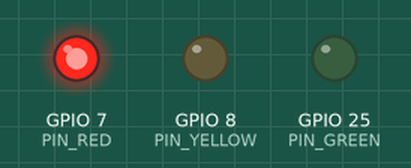
Recording of a program running on a simulated Raspberry Pi (BCM pin numbers). Parts: output pins drawn as LEDs (lit = HIGH).

Above: at 2.0 s.
At 6.0 s:
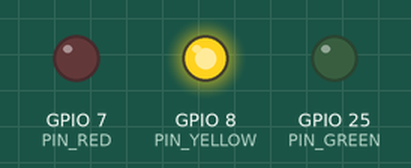
At 10.0 s:
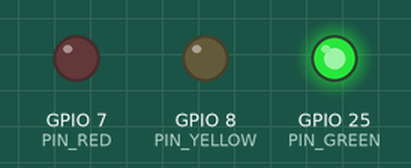
Timing chart, 0 to 15.6 s (numbered marks = the images above):
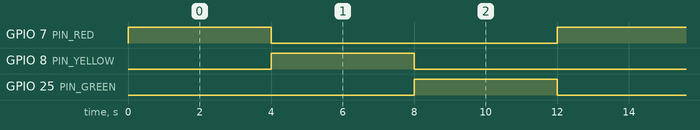

The program:

example.py
```python
#See https://newbiely.com/tutorials/raspberry-pi/raspberry-pi-traffic-light

import RPi.GPIO as GPIO
import time

# Define GPIO pins
PIN_RED = 7     # The Raspberry Pi GPIO pin connected to the R pin of the traffic light module
PIN_YELLOW = 8  # The Raspberry Pi GPIO pin connected to the Y pin of the traffic light module
PIN_GREEN = 25  # The Raspberry Pi GPIO pin connected to the G pin of the traffic light module

# Define time durations
RED_TIME = 4     # RED time in seconds
YELLOW_TIME = 4  # YELLOW time in seconds
GREEN_TIME = 4   # GREEN time in seconds

# Set up GPIO
GPIO.setmode(GPIO.BCM)
GPIO.setup(PIN_RED, GPIO.OUT)
GPIO.setup(PIN_YELLOW, GPIO.OUT)
GPIO.setup(PIN_GREEN, GPIO.OUT)

try:
    while True:
        # Red light on
        GPIO.output(PIN_RED, GPIO.HIGH)
        GPIO.output(PIN_YELLOW, GPIO.LOW)
        GPIO.output(PIN_GREEN, GPIO.LOW)
        time.sleep(RED_TIME)

        # Yellow light on
        GPIO.output(PIN_RED, GPIO.LOW)
        GPIO.output(PIN_YELLOW, GPIO.HIGH)
        GPIO.output(PIN_GREEN, GPIO.LOW)
        time.sleep(YELLOW_TIME)

        # Green light on
        GPIO.output(PIN_RED, GPIO.LOW)
        GPIO.output(PIN_YELLOW, GPIO.LOW)
        GPIO.output(PIN_GREEN, GPIO.HIGH)
        time.sleep(GREEN_TIME)

except KeyboardInterrupt:
    # Clean up GPIO on exit
    GPIO.cleanup()
```

Measured:
- by itself, GPIO 7 (PIN_RED), GPIO 8 (PIN_YELLOW), GPIO 25 (PIN_GREEN): alternates HIGH for 4.0 s and LOW for 8.0 s
- by itself, everything shown: repeats every 12.0 s, in 3 steps
